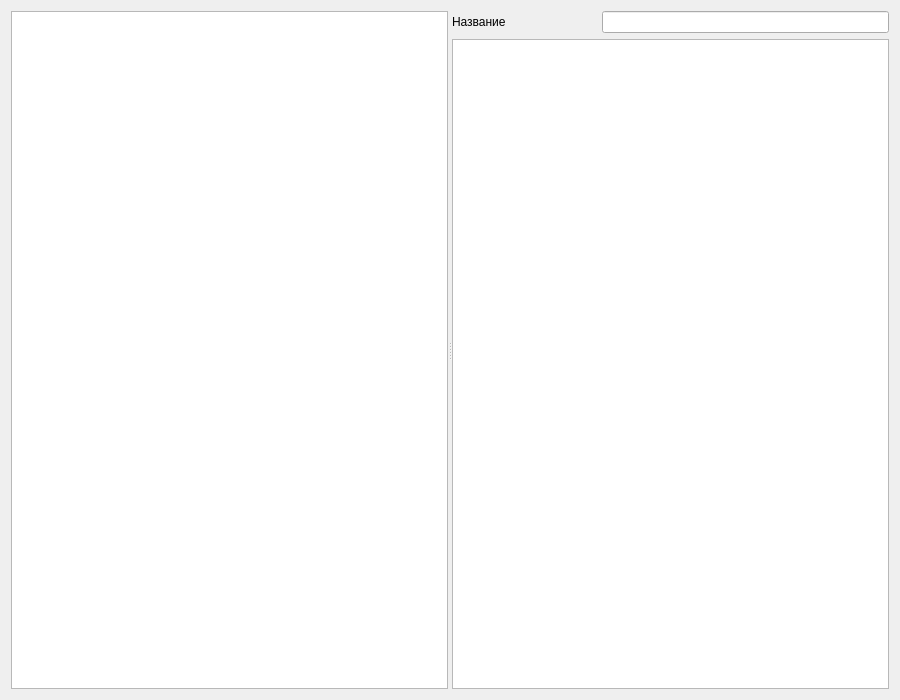
<?xml version="1.0" encoding="UTF-8"?>
<ui version="4.0">
 <class>DialogProg</class>
 <widget class="QDialog" name="DialogProg">
  <property name="geometry">
   <rect>
    <x>0</x>
    <y>0</y>
    <width>900</width>
    <height>700</height>
   </rect>
  </property>
  <property name="windowTitle">
   <string>Программы технолога</string>
  </property>
  <layout class="QVBoxLayout" name="verticalLayout_2">
   <item>
    <widget class="QSplitter" name="splitter">
     <property name="orientation">
      <enum>Qt::Horizontal</enum>
     </property>
     <widget class="DbViewer" name="tableViewProg">
      <property name="minimumSize">
       <size>
        <width>370</width>
        <height>0</height>
       </size>
      </property>
      <property name="editTriggers">
       <set>QAbstractItemView::NoEditTriggers</set>
      </property>
     </widget>
     <widget class="QWidget" name="layoutWidget">
      <layout class="QVBoxLayout" name="verticalLayoutCont">
       <item>
        <layout class="QGridLayout" name="gridLayout">
         <item row="0" column="1" colspan="2">
          <widget class="QLineEdit" name="lineEditName"/>
         </item>
         <item row="0" column="0">
          <widget class="QLabel" name="label">
           <property name="text">
            <string>Название</string>
           </property>
          </widget>
         </item>
        </layout>
       </item>
       <item>
        <widget class="DbViewer" name="tableViewCont"/>
       </item>
      </layout>
     </widget>
    </widget>
   </item>
  </layout>
 </widget>
 <customwidgets>
  <customwidget>
   <class>DbViewer</class>
   <extends>QTableView</extends>
   <header>db/dbviewer.h</header>
  </customwidget>
 </customwidgets>
 <tabstops>
  <tabstop>lineEditName</tabstop>
  <tabstop>tableViewCont</tabstop>
  <tabstop>tableViewProg</tabstop>
 </tabstops>
 <resources/>
 <connections/>
</ui>
